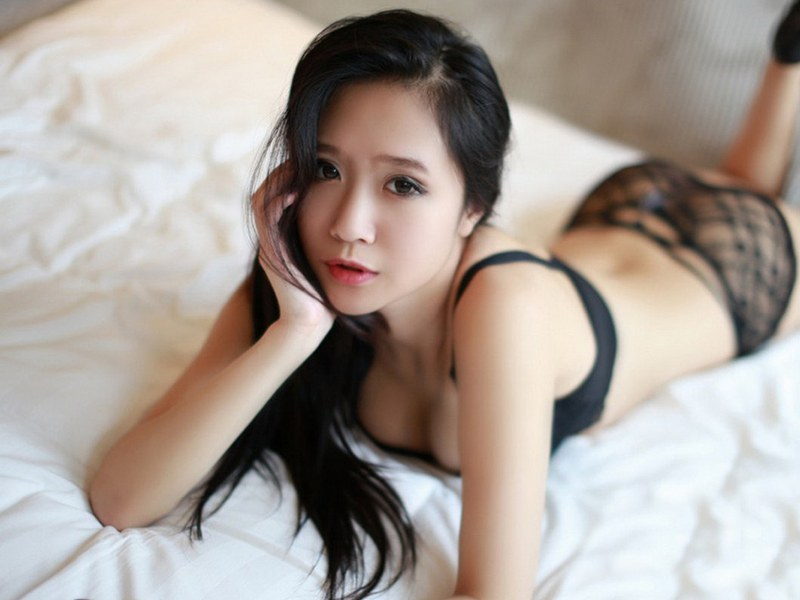
#> input picture 12.mirror/image0.jpg, 800 x 600 px
$ python mirror.py
#> lines starting #> are read from the running program, lines starting #| are printed output that depends on the picture; after the words box and inside, x2 and y2 are one past the last pixel; in counts of white or black regions, pixels touching at a corner belong together
# -*- coding: utf-8 -*-
"""
Created on Sun Feb 10 09:56:47 2019

@author: miss.j
"""
# x->300-500
# y->400-500
import cv2
import numpy as np


def mirror(dst,src,info= []):
    for i in range(int(info[0]/2)):
        for j in range(info[1]):
            dst[i][j] = src[i][j]
            dst[info[0]-i-1,j] = src[i,j]
    for j in range(info[1]):
        dst[int(info[0]/2),j] = (0,0,255)

def main():
     img = cv2.imread('image0.jpg', 1)
#> img is the input picture: shape (600, 800, 3); mean B, G, R 152.6, 159.6, 169.6
     Info = img.shape
#> Info = (600, 800, 3)
     height = Info[0]
#> height = 600
     width = Info[1]
#> width = 800
     mode = Info[2]
#> mode = 3
     print(Info)
#| (600, 800, 3)
#     cv2.imshow("image",img)
     infoNew= [2*height,width,mode]
#> infoNew = [1200, 800, 3]
     dst = np.zeros(infoNew,np.uint8)
     mirror(dst,img,infoNew)
#> after the loop in mirror, `for i in range(int(info[0]/2)):`:
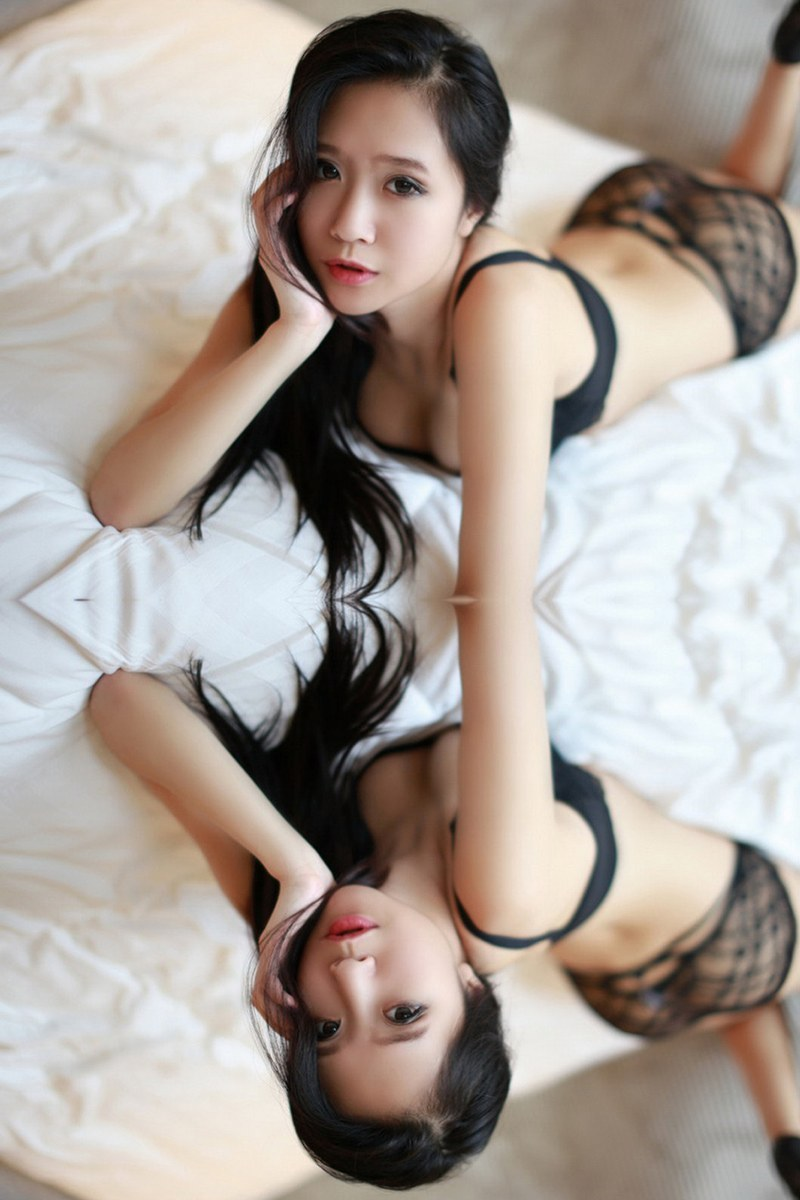
#> dst: shape (1200, 800, 3); mean B, G, R 152.6, 159.6, 169.6
#> after the loop in mirror, `for j in range(info[1]):`:
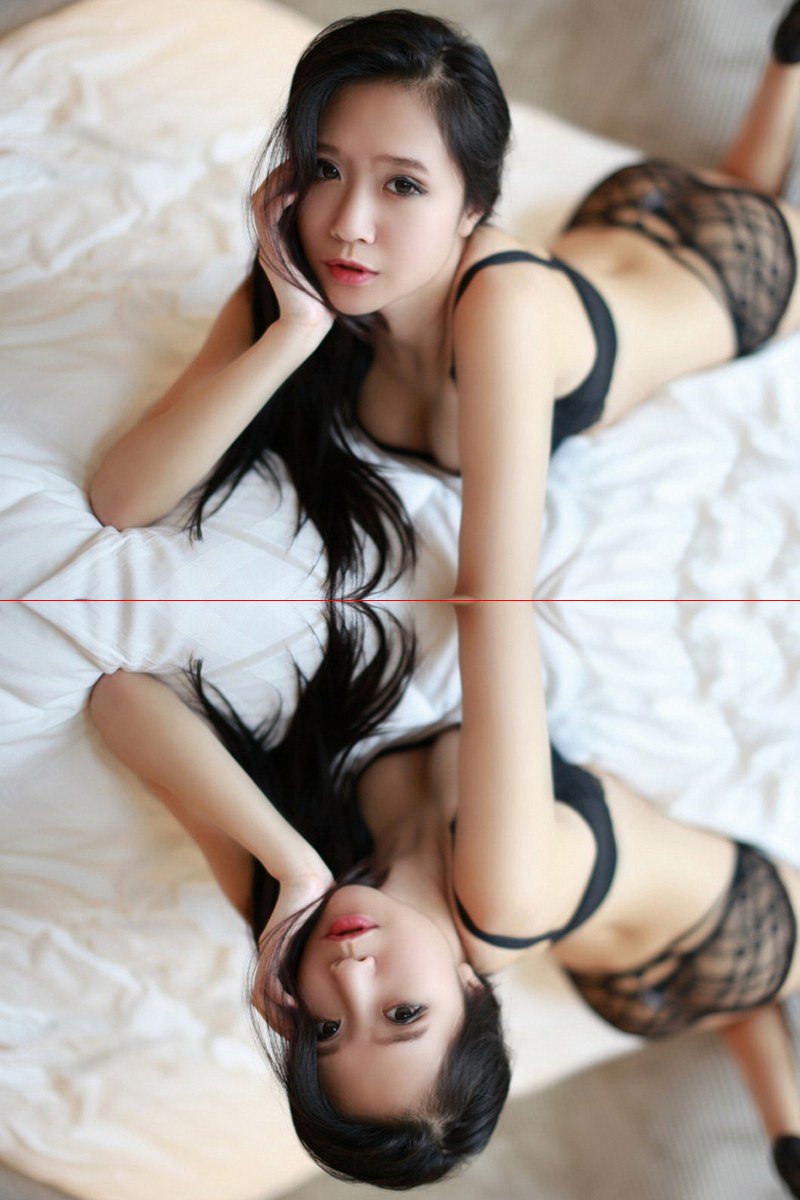
#> dst: shape (1200, 800, 3); 0.08% of pixels changed, all inside (x1, y1, x2, y2) = (0, 600, 800, 601)
     cv2.imshow("shift",dst)
     cv2.imwrite('mirror.jpg',dst)
     cv2.waitKey(0)
if __name__=='__main__':
    main()
